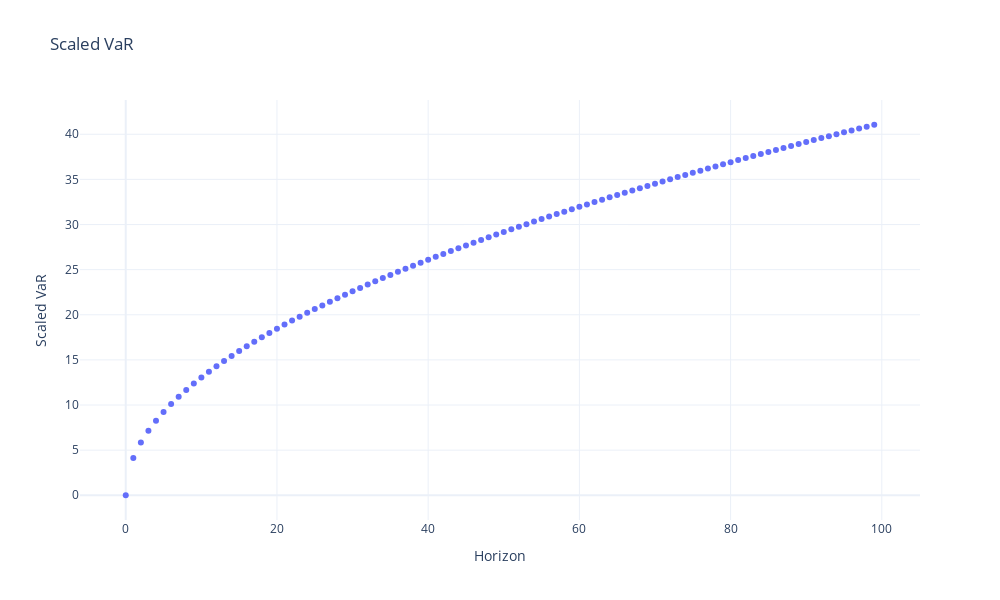

The cell this chart's notebook holds for it:
### Code cell
# Plot Scaled VaR
sVaR = pd.DataFrame([-100*VaR_99*np.sqrt(x) for x in range(100)], columns=['Scaled VaR'])
px.scatter(sVaR, sVaR.index, sVaR['Scaled VaR'], title='Scaled VaR', labels={'index': 'Horizon'})

### Figure 1 — Plotly figure (JSON) as saved in the notebook; plotly's stock layout.template omitted (floating-point values rounded to 4 significant figures)
{"data": [{"hovertemplate": "Horizon=%{x}<br>Scaled VaR=%{y}<extra></extra>", "legendgroup": "", "marker": {"color": "#636efa", "symbol": "circle"}, "mode": "markers", "name": "", "orientation": "v", "showlegend": false, "type": "scatter", "x": [0, 1, 2, 3, 4, 5, 6, 7, 8, 9, 10, 11, 12, 13, 14, 15, 16, 17, 18, 19, 20, 21, 22, 23, 24, 25, 26, 27, 28, 29, 30, 31, 32, 33, 34, 35, 36, 37, 38, 39, 40, 41, 42, 43, 44, 45, 46, 47, 48, 49, 50, 51, 52, 53, 54, 55, 56, 57, 58, 59, 60, 61, 62, 63, 64, 65, 66, 67, 68, 69, 70, 71, 72, 73, 74, 75, 76, 77, 78, 79, 80, 81, 82, 83, 84, 85, 86, 87, 88, 89, 90, 91, 92, 93, 94, 95, 96, 97, 98, 99], "xaxis": "x", "y": [0, 4.126, 5.835, 7.147, 8.253, 9.227, 10.11, 10.92, 11.67, 12.38, 13.05, 13.69, 14.29, 14.88, 15.44, 15.98, 16.51, 17.01, 17.51, 17.99, 18.45, 18.91, 19.35, 19.79, 20.21, 20.63, 21.04, 21.44, 21.83, 22.22, 22.6, 22.97, 23.34, 23.7, 24.06, 24.41, 24.76, 25.1, 25.44, 25.77, 26.1, 26.42, 26.74, 27.06, 27.37, 27.68, 27.99, 28.29, 28.59, 28.88, 29.18, 29.47, 29.75, 30.04, 30.32, 30.6, 30.88, 31.15, 31.42, 31.69, 31.96, 32.23, 32.49, 32.75, 33.01, 33.27, 33.52, 33.77, 34.03, 34.28, 34.52, 34.77, 35.01, 35.25, 35.5, 35.73, 35.97, 36.21, 36.44, 36.68, 36.91, 37.14, 37.36, 37.59, 37.82, 38.04, 38.27, 38.49, 38.71, 38.93, 39.15, 39.36, 39.58, 39.79, 40.01, 40.22, 40.43, 40.64, 40.85, 41.06], "yaxis": "y"}], "layout": {"height": 600, "legend": {"tracegroupgap": 0}, "title": {"text": "Scaled VaR"}, "width": 1000, "xaxis": {"anchor": "y", "domain": [0, 1], "title": {"text": "Horizon"}}, "yaxis": {"anchor": "x", "domain": [0, 1], "title": {"text": "Scaled VaR"}}}}
